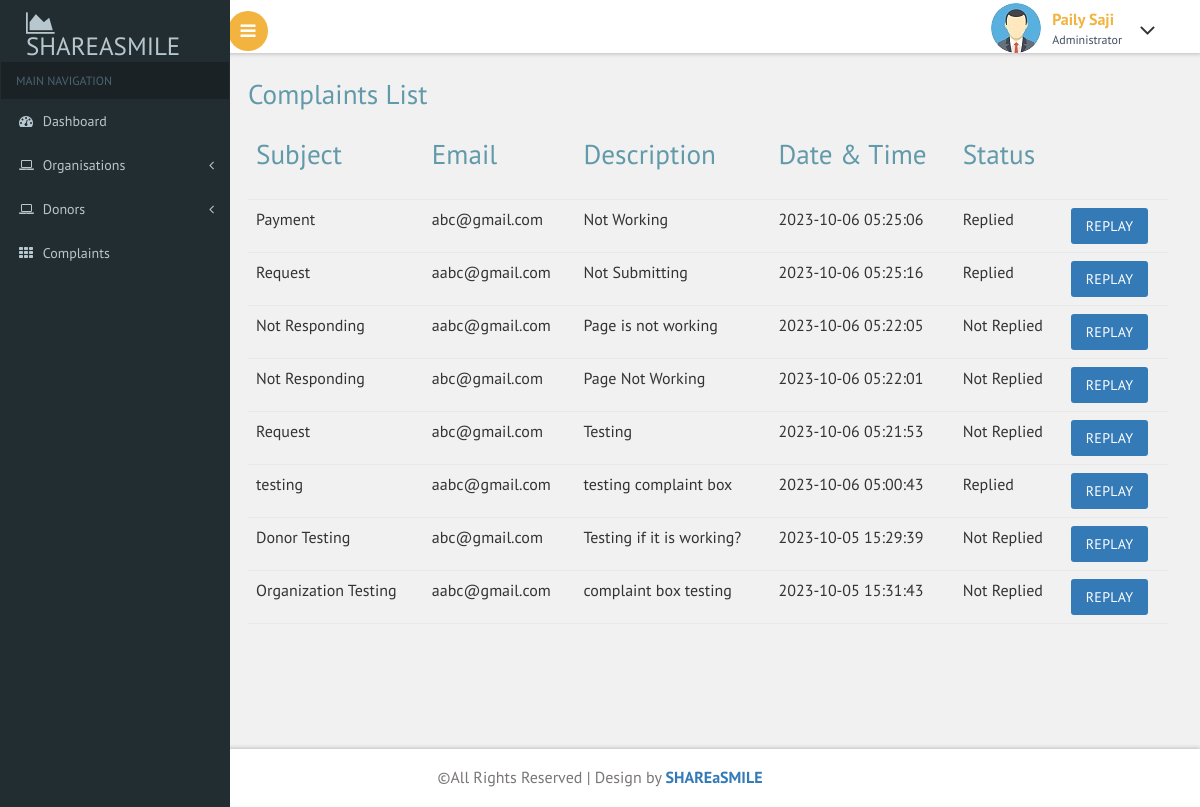
/admin/complaints.php, run on an earlier commit of the app's database.
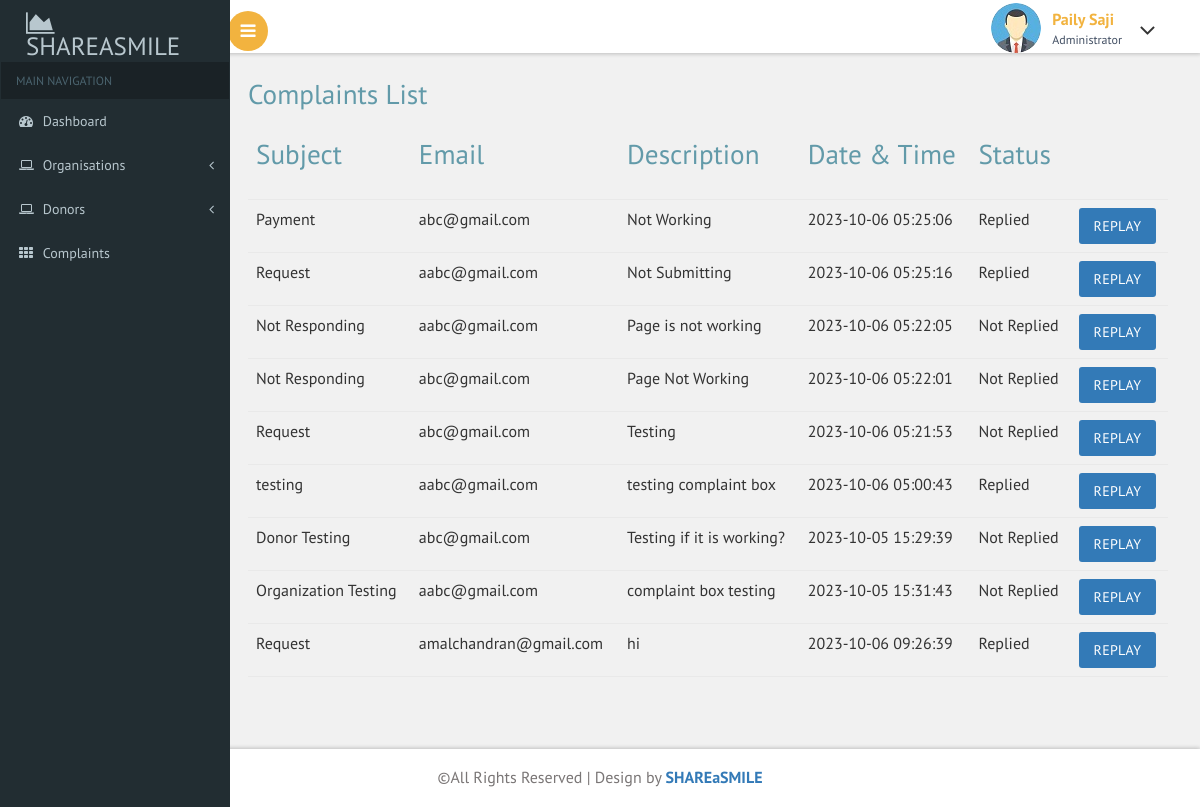
And on a later commit of the database.
### tables this page shows
CREATE TABLE `complaints` (
  `complaint_id` int(11) NOT NULL,
  `subject` varchar(100) NOT NULL,
  `description` varchar(500) NOT NULL,
  `email` varchar(50) NOT NULL,
  `timestamp` timestamp NOT NULL DEFAULT current_timestamp() ON UPDATE current_timestamp(),
  `status` int(11) NOT NULL DEFAULT 0,
  `replay` varchar(500) NOT NULL
);

### admin/complaints.php (the view)
<?php
include("header.php");
?>
			<div id="page-wrapper">
			<div class="main-page">
				<h2 class="title1">Complaints List</h2>
				<table class="table table-hover">
					<thead>
					<th>
					<h2 class="title1">Subject</he>
					</th>
					<th>
					<h2 class="title1"> Email</h2>
					</th>
					<th>
					<h2 class="title1"> Description</h2>
					</th>
					<th>
					<h2 class="title1"> Date & Time</h2>
					</th>
					<th>
					<h2 class="title1"> Status</h2>
					</th>
					<th></th>
                  </thead>
				<tbody>
				<?php
				require("connect.php");
				$sql="SELECT * FROM complaints";
				$res=mysqli_query($conn,$sql);
				if(mysqli_num_rows($res)>0){
					while($row=mysqli_fetch_assoc($res)){
						$cmo_id=$row['complaint_id'];
						$sql1="SELECT * FROM complaints WHERE status=1 AND complaint_id=$cmo_id";
						$res1=mysqli_query($conn,$sql1);
						?>
						<tr>
							<td>
								<?php echo $row['subject'] ?>
							</td>
							<td>
								<?php echo $row['email'] ?>
							</td>
							<td>
								<?php echo $row['description'] ?>
							</td>
							<td>
								<?php echo $row['timestamp'] ?>
							</td>
							<td>
								<?php
								if($row1=mysqli_num_rows($res1)>0){
								 echo "Replied" ; ?>
  							    <td><a class="btn btn-primary" href="alert.php">Replay</a> </td>
								<?php
								}
								else{
								echo "Not Replied" ;
								?>
								 <td><a class="btn btn-primary" href="replay.php?id=<?php echo $row['complaint_id']?>">Replay</a> </td>
								<?php
								}
								 ?>
							</td>
						</tr>
						<?php
					}
				}
				?>
				</tbody>
			</table>
			</div>
		</div>
  <?php
  include("footer.php");
  ?>

What changed in the data, as far as the page shows it:
added complaints: subject "Request", email "amalchandran@gmail.com", description "hi", timestamp "2023-10-06 09:26:39", shows "Replied"
